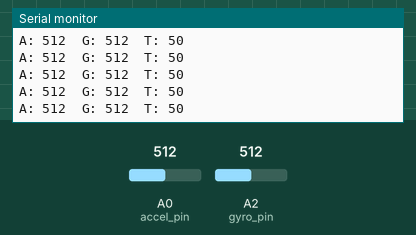
Simulated run of this sketch. Board: Arduino Pro Mini, built with avr-gcc and run on an emulated ATmega328P. Shown: the last lines printed to the serial monitor. Inputs (shaded band) come from the test bench; at power-on: A0 (accel_pin) = 512, A2 (gyro_pin) = 512.

Above: at 1.2 s.
1.3 s: A0 (accel_pin) set to 716
At 1.37 s:
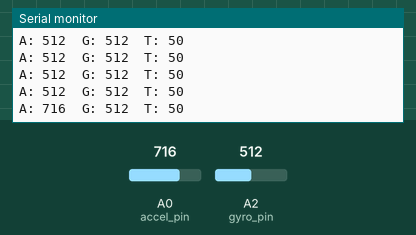
2.8 s: A2 (gyro_pin) set to 716
At 2.82 s:
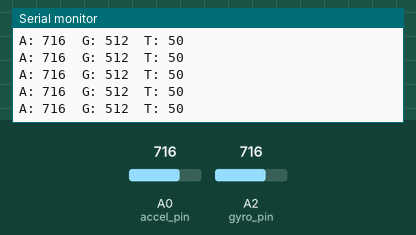
4.3 s: A0 (accel_pin) set to 900
At 4.32 s:
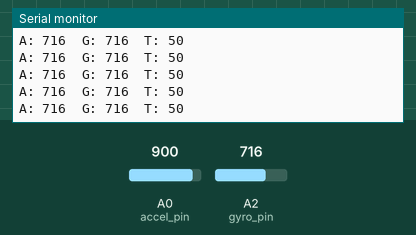
5.8 s: A2 (gyro_pin) set to 900
At 5.82 s:
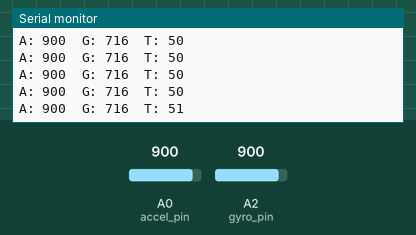
Timing chart, 0 to 8.3 s (numbered marks = the images above; inputs shaded):
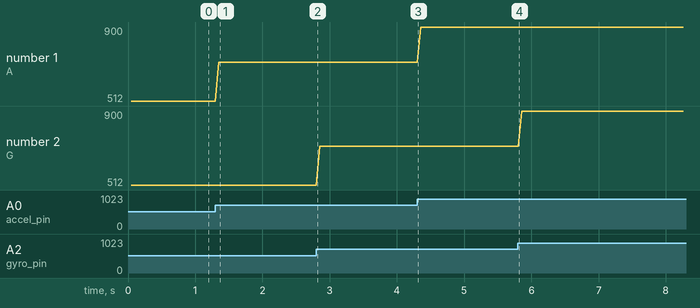

The sketch:

MAKE_segbot_v1.ino
```cpp
// MAKE magazine DIY Seg-bot
// JD Warren 2012
// Arduino Pro Mini 3.3v 8mHz
// Sparkfun Dual-axis gyroscope #SEN-09990, using LPR530AL gyroscope chip
// Sparkfun Triple-axis accelerometer #SEN-09652, using MMA7361 accelerometer chip
// Steering potentiometer used to steer bot
// Gain potentiometer used to set max speed (sensitivity)
// Engage switch (button) used to enable motors
//
// In no way to I take responisibility for what you may do with this code! Use at your own risk.
// Test thoroughly with wheels off the ground before attempting to ride - Wear a helmet!

// use SoftwareSerial library to communicate with the Sabertooth motor-controller
#include <SoftwareSerial.h>
// define pins used for SoftwareSerial communication
#define rxPin 2
#define txPin 3
// set up a new SoftwareSerial port, named "mySerial" or whatever you want to call it.
SoftwareSerial mySerial = SoftwareSerial(rxPin, txPin);

// Name Analog input pins
int accel_pin = 0;
int gyro_pin = 2;
int gainPot = 3;
int steeringPot = 4;

// Name Digital I/O pins
int sleep_pin = 8;
int engage_switch = 12;
int ledPin = 13;

// value to hold the final angle
float angle = 0.00;
// the following 2 values should add together to equal 1.0
float gyro_weight = 0.90;
float accel_weight = 0.10;

// accelerometer values
int accel_reading;
int accel_raw;
int accel_offset = 511;
float accel_angle;
float accel_scale = 0.01;

// gyroscope values
int gyro_offset = 391;
int gyro_raw;
int gyro_reading;
float gyro_rate;
float gyro_scale = 0.01; // 0.01 by default
float gyro_angle;
float loop_time = 0.05;

// engage button variables
int engage = false;
int engage_state = 1;

// timer variables
int last_update;
int cycle_time;
long last_cycle = 0;

// motor speed variables
int motor_out = 0;
int motor_1_out = 0;
int motor_2_out = 0;
int m1_speed = 0;
int m2_speed = 0;
int output;

// potentiometer variables
int steer_val;
int steer_range = 7;
int steer_reading;
int gain_reading;
int gain_val;

// end of Variables

void setup(){
  // Start the Serial monitor at 9600bps
  Serial.begin(9600);
  // define pinModes for tx and rx:
  pinMode(rxPin, INPUT);
  pinMode(txPin, OUTPUT);
  pinMode(sleep_pin, OUTPUT);
  // set the data rate for the SoftwareSerial port
  mySerial.begin(9600);
  // set the engage_switch pin as an Input
  pinMode(engage_switch, INPUT);
  // enable the Arduino internal pull-up resistor on the engage_switch pin.
  digitalWrite(engage_switch, HIGH);
  digitalWrite(sleep_pin, HIGH);
  // Tell Arduino to use the Aref pin for the Analog voltage, don't forget to connect 3.3v to Aref!
  analogReference(EXTERNAL);
}

void loop(){
  // Start the loop by getting a reading from the Accelerometer and coverting it to an angle
  sample_accel();
  // now read the gyroscope to estimate the angle change
  sample_gyro();
  // combine the accel and gyro readings to come up with a "filtered" angle reading
//  calculate_angle();
  // read the values of each potentiomoeter
//  read_pots();
  // make sure bot is level before activating the motors
//  auto_level();
  // update the motors with the new values
//  update_motor_speed();
  // check the loop cycle time and add a delay as necessary
  time_stamp();
  // Debug with the Serial monitor
  serial_print_stuff();
}

void sample_accel(){
  // Read and convert accelerometer value
  accel_reading = analogRead(accel_pin);
  //accel_raw = accel_reading - accel_offset;
  //accel_raw = constrain(accel_raw, -90, 90);
  //accel_angle = (float)(accel_raw * accel_scale);
}

void sample_gyro(){
  // Read and convert gyro value
  gyro_reading = analogRead(gyro_pin);
  //gyro_raw = gyro_reading - gyro_offset;
  //gyro_raw = constrain(gyro_raw, -391, 391);
  //gyro_rate = (float)(gyro_raw * gyro_scale) * -loop_time;
  //gyro_angle = angle + gyro_rate;
}

void calculate_angle(){
  angle = (float)(gyro_weight * gyro_angle) + (accel_weight * accel_angle);
}

void read_pots(){
  // Read and convert potentiometer values
  // Steering potentiometer
  steer_reading = analogRead(steeringPot); // We want to coerce this into a range between -1 and 1, and set that to steer_val
  steer_val = map(steer_reading, 0, 1023, steer_range, -steer_range);
  if (angle == 0.00){
    gain_reading = 0;
  }
  // Gain potentiometer
  gain_reading = analogRead(gainPot);
  gain_val = map(gain_reading, 0, 1023, 32, 64);
}

void auto_level(){
  // enable auto-level turn On
  //engage_state = digitalRead(engage_switch);
  if (digitalRead(engage_switch) == 1){
    delay(10);
    if (digitalRead(engage_switch) == 1){
      engage = false;
    }
  }
  else {
    if (engage == false){
      if (angle < 0.02 && angle > -0.02)
        engage = true;
      else {
        engage = false;
      }
    }
    else {
      engage = true;
    }
  }
}

void update_motor_speed(){
  // Update the motors
  if (engage == true){
    if (angle < -0.4 || angle > 0.4){
      motor_out = 0;
    }
    else {
      output = (angle * -1000); // convert float angle back to integer format
      motor_out = map(output, -250, 250, -gain_val, gain_val); // map the angle
    }
    // assign steering bias
    motor_1_out = motor_out + (steer_val);
    motor_2_out = motor_out - (steer_val);
    // test for and correct invalid values
    if(motor_1_out > 64){
      motor_1_out = 64;
    }
    if(motor_1_out < -64){
      motor_1_out = -64;
    }
    if(motor_2_out > 64){
      motor_2_out = 64;
    }
    if(motor_2_out < -64){
      motor_2_out = -64;
    }

    // assign final motor output values
    m1_speed = 64 + motor_1_out;
    m2_speed = 192 + motor_2_out;
  }

  else{
    m1_speed = 0;
    m2_speed = 0;
  }

  // write the final output values to the Sabertooth via SoftwareSerial
  //mySerial.print(m1_speed, BYTE);
  //mySerial.print(m2_speed, BYTE);
}

void time_stamp(){
  // check to make sure it has been exactly 50 milliseconds since the last recorded time-stamp
  while((millis() - last_cycle) < 50){
    delay(1);
  }
  // once the loop cycle reaches 50 mS, reset timer value and proceed
  cycle_time = millis() - last_cycle;
  last_cycle = millis();
}


void serial_print_stuff(){
  // Debug with the Serial monitor

  Serial.print("A: ");
  //Serial.print(accel_angle);  // print the accelerometer angle
  Serial.print(accel_reading);
  Serial.print("  ");

  Serial.print("G: ");
  //Serial.print(gyro_angle);  // print the gyro angle
  Serial.print(gyro_reading);
  Serial.print("  ");

//  Serial.print("F: ");
//  Serial.print(angle);   // print the filtered angle
//  Serial.print("  ");

  Serial.print("T: ");
  Serial.print(cycle_time); // print the loop cycle time
  Serial.println("    ");

  /*
   Serial.print("o/m: ");
   Serial.print(output);
   Serial.print("/");
   Serial.print(motor_out);
   Serial.println("  ");

   Serial.print("steer_val: ");
   Serial.print(steer_val);
   Serial.print("  ");

   Serial.print("steer_reading: ");
   Serial.print(steer_reading);
   Serial.print("  ");

   Serial.print("m1/m2: ");
   Serial.print(m1_speed);
   Serial.print("/");
   Serial.println(m2_speed);
   */
}
```

Measured:
- after the input at 1.3 s, the serial monitor: prints a new line after 0.05 s (image 1)
- plotted number 1: 512 → 716 after the input at 1.3 s, 716 → 900 after the input at 4.3 s
